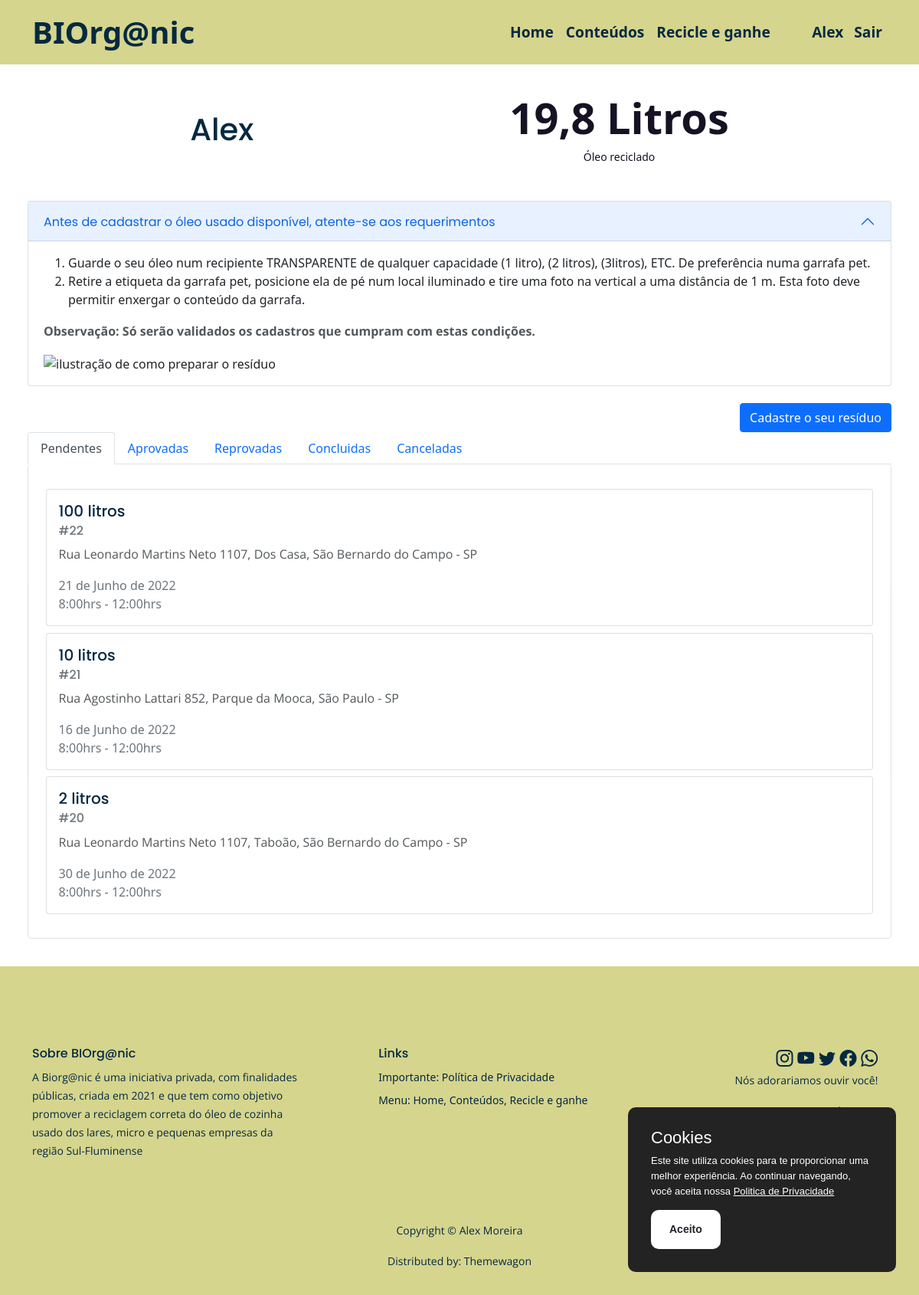
/collect/ (signed in), run on an earlier commit of the app's database.
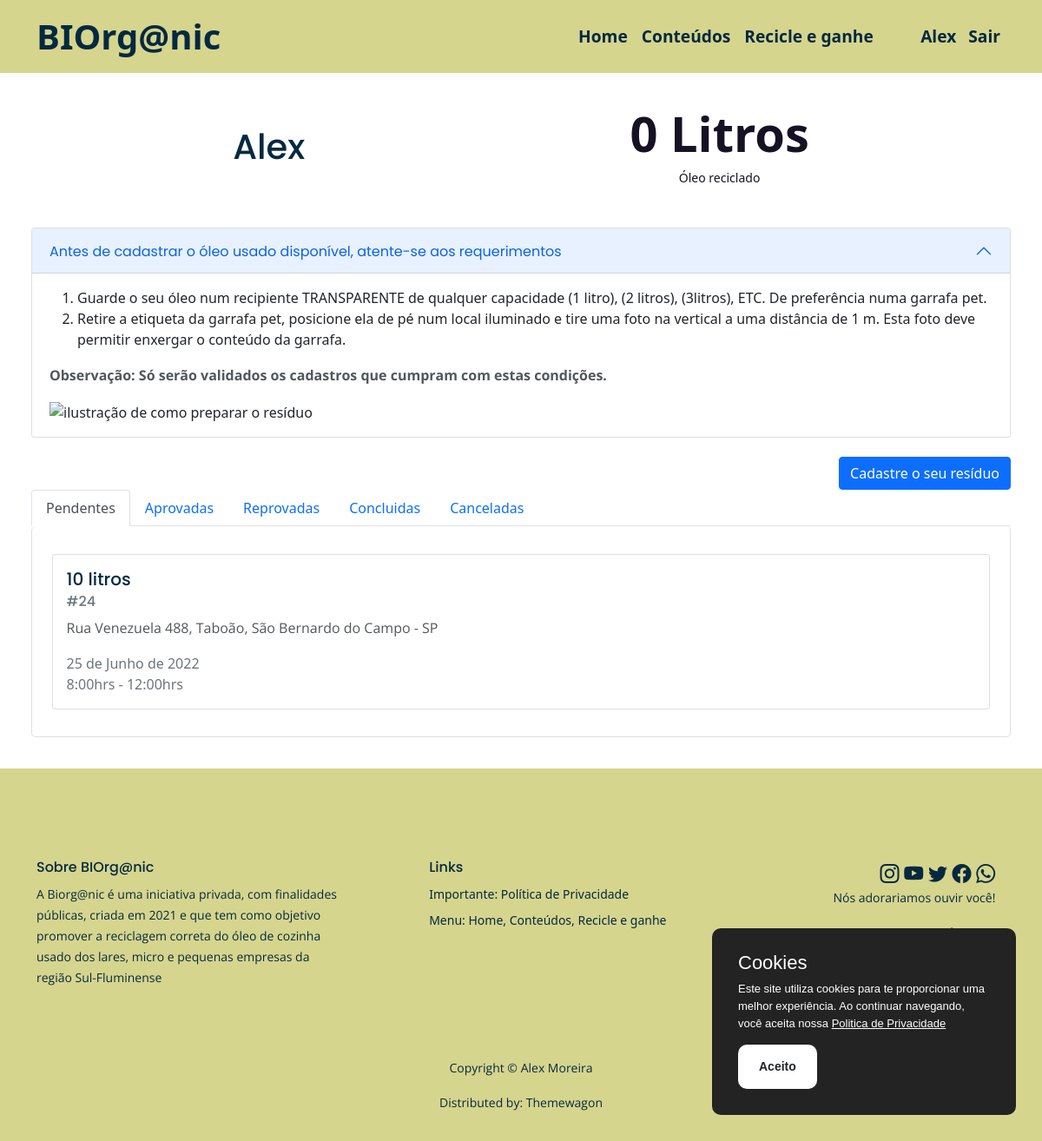
And on a later commit of the database.
### users/models.py (models this page shows)
class User(AbstractUser):
    cep = models.CharField(verbose_name='CEP', max_length=9, default= '')
    uf = models.CharField(verbose_name='Estado', max_length=20, default= '')
    city = models.CharField(verbose_name='Cidade', max_length=30, default= '')
    block = models.CharField(verbose_name='Bairro', max_length=30, default= '')
    address = models.CharField(verbose_name='Endereço', max_length=50, default= '')
    number = models.CharField(verbose_name='Numero', max_length=10, default= '')
    complement = models.CharField(verbose_name='Complemento', max_length=30, default= '', blank=True)
    phone = models.CharField(verbose_name='Telefone', max_length=14, default= '')
    insta = models.CharField(verbose_name='Instagram', max_length=30, default= '', blank=True)
    descard = models.CharField(max_length=3, verbose_name='Realiza descarte de óleo frequentemente?', default= '', choices=[
        ('Sim', 'Sim'),
        ('Não', 'Não')
    ])
    time = models.CharField(max_length=30, verbose_name='Se sim, a cada quanto tempo?', default= '', choices=[
        ('Não descarta', 'Não descarto'),
        ('Duas semanas', 'A cada duas semanas'),
        ('Um mês', 'A cada um mês'),
        ('Dois meses', 'A cada dois meses')
    ])
    full = models.BooleanField(verbose_name='Completo', default=False)

### collect/models.py (models this page shows, shortened)
class Collect(models.Model):
    user = models.ForeignKey(User, on_delete=models.CASCADE, default='')
    name = models.CharField(max_length=30, default= '')
    liters = models.IntegerField(verbose_name='Quantidade aproximada de óleo (Lts)', default=0)
    cep = models.CharField(verbose_name='CEP', max_length=9, default= '')
    uf = models.CharField(verbose_name='Estado', max_length=20, default= '')
    city = models.CharField(verbose_name='Cidade', max_length=30, default= '')
    block = models.CharField(verbose_name='Bairro', max_length=30, default= '')
    address = models.CharField(verbose_name='Endereço', max_length=50, default= '')
    number = models.CharField(verbose_name='Numero', max_length=10, default= '')
    complement = models.CharField(verbose_name='Complemento', max_length=30, default= '', blank=True)
    date = models.DateField(verbose_name='Data da coleta', default=datetime.now)
    time = models.CharField(max_length=20, verbose_name='Horario da coleta', default='', choices=[
        ('8:00hrs - 12:00hrs','8:00hrs - 12:00hrs'),
        ('13:00hrs - 18:00hrs', '13:00hrs - 18:00hrs'),
    ])
    img = models.ImageField(verbose_name='Foto do recipiente com o óleo', default='', upload_to='', blank=True)
    created = models.DateField(auto_now_add=True)
    status = models.CharField(max_length=10, default='Pendente', choices=[
        ('Pendente','Pendente'),
        ('Aprovada', 'Aprovada'),
        ('Reprovada', 'Reprovada'),
        ('Concluida', 'Concluida'),
        ('Cancelada', 'Cancelada'),
    ])
    obs = models.TextField(max_length=50, default='')
    real_liters = models.FloatField(verbose_name='Quantidade real de óleo (Lts)', default=0)

### collect/views.py (the view)
# urls.py: path('', views.collect, name='collect_list'),
def collect(request):
    form = CollectForm()
    collections = Collect.objects.all().filter(user = request.user).order_by('-id')
    oilLiters = 0
    for i in collections:
        if i.status == 'Concluida':
            oilLiters += i.real_liters
    if request.method == 'POST':
        form = CollectForm(request.POST, request.FILES)
        if form.is_valid():
            users = User.objects.filter(username = request.user)
            collect = form.save(commit=False)
            collect.user = users[0]
            collect.name = users[0].first_name + ' ' + users[0].last_name
            collect.save()
            return redirect('/collect')
        else:
            return render(request, 'collect/collect.html', {'form': form, 'collections': collections, 'oilLiters': oilLiters})
    else:
        return render(request, 'collect/collect.html', {'form': form, 'collections': collections, 'oilLiters': oilLiters})

### templates/collect/collect.html (shortened to what this page needs)
{% extends 'base.html' %}
{% load crispy_forms_tags %}
{% block content %}
    <div class="collect-base">
        <div class="collect-header">
            <h1>
                {% if user.first_name %}
                    {{ user.first_name }}
                {% else %}
                    {{ user.username }}
                {% endif %}
            </h1>
            <div class="collect-lts">
                <div class="lts-number">{{ oilLiters }} Litros</div>
                <div class="lts-info">Óleo reciclado</div>
            </div>
        </div>
        <div class="accordion collect-accordion" id="accordionPanelsStayOpenExample">
            <div class="accordion-item">
                <h2 class="accordion-header" id="panelsStayOpen-headingOne">
                    <button class="accordion-button" type="button" data-bs-toggle="collapse" data-bs-target="#panelsStayOpen-collapseOne" aria-expanded="true" aria-controls="panelsStayOpen-collapseOne">
                        Antes de cadastrar o óleo usado disponível, atente-se aos requerimentos
                    </button>
                </h2>
                <div id="panelsStayOpen-collapseOne" class="accordion-collapse collapse show" aria-labelledby="panelsStayOpen-headingOne">
                    <div class="accordion-body">
                        <ol>
                            <li>Guarde o seu óleo num recipiente TRANSPARENTE de qualquer capacidade (1 litro), (2 litros), (3litros), ETC. De preferência numa garrafa pet.</li>
                            <li>Retire a etiqueta da garrafa pet, posicione ela de pé num local iluminado e tire uma foto na vertical a uma distância de 1 m. Esta foto deve permitir enxergar o conteúdo da garrafa.</li>
                        </ol>
                        <p><strong>Observação: Só serão validados os cadastros que cumpram com estas condições.</strong></p>
                        <img src="..." alt="ilustração de como preparar o resíduo">
                    </div>
                </div>
            </div>
        </div>
        <div class="collect-button"><button type="button" class="btn btn-primary" data-bs-toggle="modal" data-bs-target="#exampleModal">Cadastre o seu resíduo</button></div>
        <ul class="nav nav-tabs" id="myTab" role="tablist">
            <li class="nav-item" role="presentation">
              <button class="nav-link active" id="pending-tab" data-bs-toggle="tab" data-bs-target="#pending-tab-pane" type="button" role="tab" aria-controls="pending-tab-pane" aria-selected="true">Pendentes</button>
            </li>
            <li class="nav-item" role="presentation">
              <button class="nav-link" id="approved-tab" data-bs-toggle="tab" data-bs-target="#approved-tab-pane" type="button" role="tab" aria-controls="approved-tab-pane" aria-selected="false">Aprovadas</button>
            </li>
            <li class="nav-item" role="presentation">
              <button class="nav-link" id="failed-tab" data-bs-toggle="tab" data-bs-target="#failed-tab-pane" type="button" role="tab" aria-controls="failed-tab-pane" aria-selected="false">Reprovadas</button>
            </li>
            <li class="nav-item" role="presentation">
              <button class="nav-link" id="completed-tab" data-bs-toggle="tab" data-bs-target="#completed-tab-pane" type="button" role="tab" aria-controls="completed-tab-pane" aria-selected="false">Concluidas</button>
            </li>
            <li class="nav-item" role="presentation">
              <button class="nav-link" id="canceled-tab" data-bs-toggle="tab" data-bs-target="#canceled-tab-pane" type="button" role="tab" aria-controls="canceled-tab-pane" aria-selected="false">Canceladas</button>
            </li>
          </ul>
          <div class="tab-content collect-area" id="myTabContent">
            <div class="tab-pane fade show active" id="pending-tab-pane" role="tabpanel" aria-labelledby="pending-tab" tabindex="0">
                {% for collect in collections %}
                    {% if collect.status == 'Pendente' %}
                        <div class="card collect-card">
                            <a href="/collect/{{ collect.id }}" class="collect-card-link">
                                <div class="card-body">
                                    <h5 class="card-title">{{ collect.liters }} litros</h5>
                                    <h6 class="card-subtitle mb-2 text-muted">#{{ collect.id }}</h6>
                                    <p class="card-text">{{ collect.address }} {{ collect.number }}, {{ collect.block }}, {{ collect.city }} - {{ collect.uf }}</p>
                                    <div class="text-muted">{{ collect.date }}</div>
                                    <div class="text-muted">{{ collect.time }}</div>
                                </div>
                            </a>
                        </div>
                    {% endif %}
                {% endfor %}
            </div>
          </div>
    </div>
{% endblock %}

### templates/base.html (shortened to what this page needs)
<!DOCTYPE html>
{% load static %}
<html lang="pt-br">
<head>
    <link href="/static/css/styles.css" rel="stylesheet">
    <link href="/static/css/custom_styles.css" rel="stylesheet">
    <link href="https://cdn.jsdelivr.net/npm/bootstrap@5.1.3/dist/css/bootstrap.min.css" rel="stylesheet">
    <link rel="stylesheet" href="https://cdn.jsdelivr.net/npm/bootstrap-icons@1.7.1/font/bootstrap-icons.css">
</head>
<body>
      <nav id="navbar" class="navbar navbar-expand-lg top-nav-collapse navbar-dark" aria-label="Main navigation">
        <div class="container">
            <a class="navbar-brand logo-text" href="/">BIOrg@nic</a>
            <div class="navbar-collapse offcanvas-collapse" id="navbarsExampleDefault">
                <ul class="navbar-nav ms-auto navbar-nav-scroll">
                    <li class="nav-item">
                        <a class="nav-link" aria-current="page" href="/">Home</a>
                    </li>
                    <li class="nav-item">
                        <a class="nav-link" href="/manun">Conteúdos</a>
                    </li>
                    <li class="nav-item">
                        {% if user.is_authenticated %}
                            {% if user.full %}
                                <a class="nav-link" href="/collect">Recicle e ganhe</a>
                            {% else %}
                                <a class="nav-link" href="/accounts/data-edit/{{ user.id }}">Recicle e ganhe</a>
                            {% endif %}
                        {% else %}
                            <a class="nav-link" href="/accounts/login">Recicle e ganhe</a>
                        {% endif %}
                    </li>
                    <div class="nav-user">
                        {% if user.is_authenticated %}
                        <li class="nav-item">
                          <a class="nav-link" href="/accounts/profile/{{ user.id }}">
                              {% if user.first_name %}
                                {{ user.first_name }}
                              {% else %}
                                {{ user.username }}
                              {% endif %}
                          </a>
                        </li>
                        <li class="nav-item">
                            <form method="post" action="{% url 'account_logout' %}">
                                <button type="submit" class="nav-button">Sair</button>
                            </form>
                        </li>
                        {% endif %}
                    </div>
                </ul>
            </div>
        </div>
    </nav>
    {% block content %}
    {% endblock %}
    <footer>
      <div class="footer">
        <div class="container">
            <div class="row">
                <div class="col-lg-12">
                    <div class="footer-col first">
                        <h6>Sobre BIOrg@nic</h6>
                        <p class="p-small">A Biorg@nic é uma iniciativa privada, com finalidades públicas, criada em 2021 e que tem como objetivo promover a reciclagem correta do óleo de cozinha usado dos lares, micro e pequenas empresas da região Sul-Fluminense</p>
                    </div>
                    <div class="footer-col second">
                        <h6>Links</h6>
                        <ul class="list-unstyled li-space-lg p-small">
                            <li>Importante: <a href="/privacy">Política de Privacidade</a></li>
                            <li>Menu: <a href="/">Home</a>, <a href="/manun">Conteúdos</a>, <a href="{% if user.is_authenticated %}{% if user.full %}/collect{% else %}/accounts/data-edit/{{ user.id }}{% endif %}{% else %}/accounts/login{% endif %}">Recicle e ganhe</a></li>
                        </ul>
                    </div>
                    <div class="footer-col third">
                        <span class="fa-stack">
                            <a href="#"><i class="bi bi-instagram"></i></a>
                            <a href="#"><i class="bi bi-youtube"></i></a>
                            <a href="#"><i class="bi bi-twitter"></i></a>
                            <a href="#"><i class="bi bi-facebook"></i></a>
                            <a href="#"><i class="bi bi-whatsapp"></i></a>
                        </span>
                        <p class="p-small">Nós adorariamos ouvir você!</p>
                        <p class="p-small"><a href="mailto:contact@site.com"><strong>contact@site.com</strong></a></p>
                    </div>
                </div>
            </div>
        </div>
    </div>
    <div class="copyright">
      <div class="container">
          <div class="row">
              <div class="col-lg-12">
                  <p class="p-small">Copyright © <a href="https://github.com/MoreiraAlex" target="_blank">Alex Moreira</a></p>
              </div>
          </div>
          <div class="row">
              <div class="col-lg-12">
                  <p class="p-small">Distributed by:  <a href="https://themewagon.com/" target="_blank">Themewagon</a></p>
              </div>
          </div>
      </div>
  </div>
  </footer>
</body>
</html>

What changed in the data, as far as the page shows it:
removed Collect: liters "100", id "22", address "Rua Leonardo Martins Neto", number "1107", block "Dos Casa", city "São Bernardo do Campo", uf "SP", date "21 de Junho de 2022", time "8:00hrs - 12:00hrs"
removed Collect: liters "10", id "21", address "Rua Agostinho Lattari", number "852", block "Parque da Mooca", city "São Paulo", uf "SP", date "16 de Junho de 2022", time "8:00hrs - 12:00hrs"
removed Collect: liters "2", id "20", address "Rua Leonardo Martins Neto", number "1107", block "Taboão", city "São Bernardo do Campo", uf "SP", date "30 de Junho de 2022", time "8:00hrs - 12:00hrs"
added Collect: liters "10", id "24", address "Rua Venezuela", number "488", block "Taboão", city "São Bernardo do Campo", uf "SP", date "25 de Junho de 2022", time "8:00hrs - 12:00hrs"
Also different on the page:
{{ oilLiters }}: "19,8" → "0"
